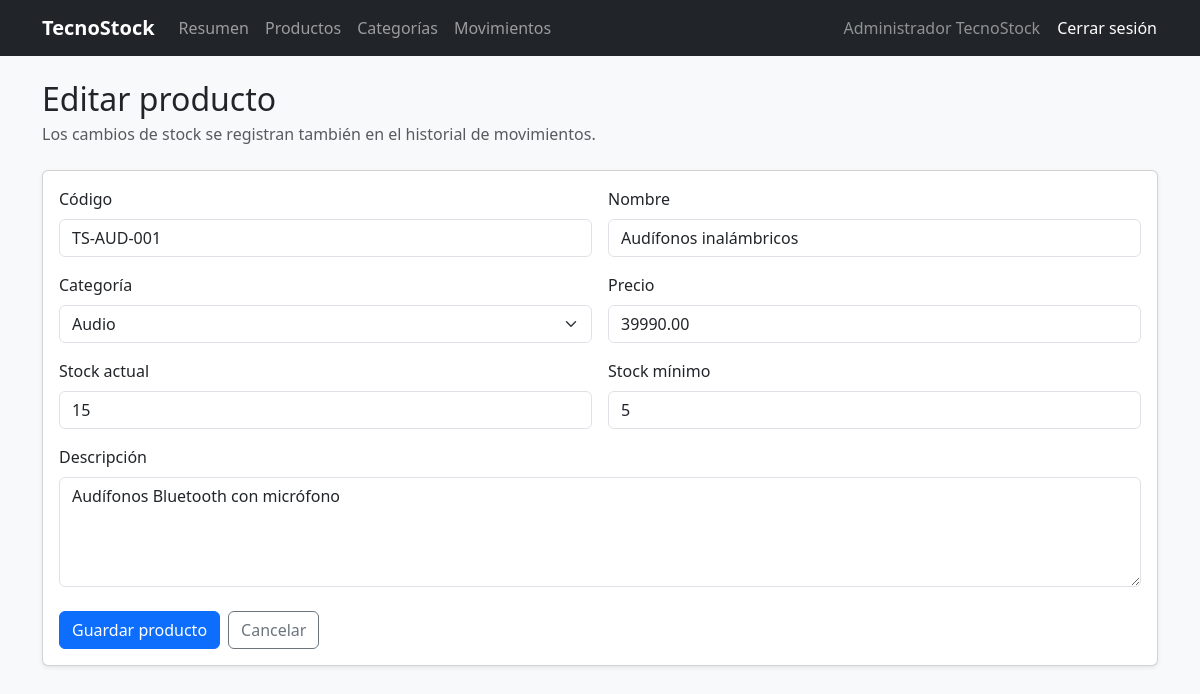
The page /producto_form.php?id=1 (signed in) on the database its author committed.
### tables this page shows
CREATE TABLE productos (
  id_producto INT UNSIGNED NOT NULL AUTO_INCREMENT,
  codigo VARCHAR(30) NOT NULL,
  nombre VARCHAR(150) NOT NULL,
  descripcion TEXT NULL,
  precio DECIMAL(12,2) NOT NULL,
  stock_actual INT UNSIGNED NOT NULL DEFAULT 0,
  stock_minimo INT UNSIGNED NOT NULL DEFAULT 0,
  estado TINYINT(1) NOT NULL DEFAULT 1,
  id_categoria INT UNSIGNED NOT NULL,
  PRIMARY KEY (id_producto),
  UNIQUE KEY uq_productos_codigo (codigo),
  CONSTRAINT fk_productos_categoria
    FOREIGN KEY (id_categoria)
    REFERENCES categorias (id_categoria)
    ON UPDATE CASCADE
    ON DELETE RESTRICT,
  CONSTRAINT ck_productos_precio CHECK (precio >= 0),
  CONSTRAINT ck_productos_stock_actual CHECK (stock_actual >= 0),
  CONSTRAINT ck_productos_stock_minimo CHECK (stock_minimo >= 0),
  CONSTRAINT ck_productos_estado CHECK (estado IN (0, 1))
);

CREATE TABLE categorias (
  id_categoria INT UNSIGNED NOT NULL AUTO_INCREMENT,
  nombre VARCHAR(100) NOT NULL,
  descripcion VARCHAR(255) NULL,
  estado TINYINT(1) NOT NULL DEFAULT 1,
  PRIMARY KEY (id_categoria),
  UNIQUE KEY uq_categorias_nombre (nombre),
  CONSTRAINT ck_categorias_estado CHECK (estado IN (0, 1))
);

### includes/app.php (called while the page is built, shortened)
<?php
require_once __DIR__ . '/../config.php';
function e(?string $value): string
{
    return htmlspecialchars($value ?? '', ENT_QUOTES | ENT_SUBSTITUTE, 'UTF-8');
}

### config.php (called while the page is built, shortened)
<?php
function db(): PDO
{
    static $pdo;
    if (!$pdo) {
        $dsn = 'mysql:host=' . DB_HOST . ';dbname=' . DB_NAME . ';charset=utf8mb4';
        $pdo = new PDO($dsn, DB_USER, DB_PASS, [
            PDO::ATTR_ERRMODE => PDO::ERRMODE_EXCEPTION,
            PDO::ATTR_DEFAULT_FETCH_MODE => PDO::FETCH_ASSOC,
            PDO::ATTR_EMULATE_PREPARES => false,
        ]);
    }
    return $pdo;
}

### producto_form.php (the view, shortened to what this page needs)
<?php
require_once __DIR__ . '/includes/app.php';
$id = filter_input(INPUT_GET, 'id', FILTER_VALIDATE_INT);
$product = [
    'id_producto' => 0, 'codigo' => '', 'nombre' => '', 'descripcion' => '',
    'precio' => '', 'stock_actual' => 0, 'stock_minimo' => 0, 'id_categoria' => '',
];
try {
    if ($id) {
        $stmt = db()->prepare('SELECT * FROM productos WHERE id_producto = :id AND estado = 1');
        $stmt->execute(['id' => $id]);
        $found = $stmt->fetch();
        $product = $found;
    }
    $categories = db()->query('SELECT id_categoria, nombre FROM categorias WHERE estado = 1 ORDER BY nombre')->fetchAll();
} catch (PDOException $exception) {
    report_error($exception);
    $categories = [];
}
$pageTitle = $id ? 'Editar producto' : 'Nuevo producto';
require __DIR__ . '/includes/header.php';
?>
<div class="mb-4"><h1 class="h2 mb-1"><?= e($pageTitle) ?></h1>
    <p class="text-body-secondary mb-0">Los cambios de stock se registran también en el historial de movimientos.</p></div>
<section class="card shadow-sm">
    <div class="card-body">
    <form method="post" action="producto_guardar.php" data-validate>
        <div class="row g-3">
            <div class="col-12 col-md-6"><label class="form-label" for="codigo">Código</label><input class="form-control" id="codigo" name="codigo" required maxlength="30" value="<?= e($product['codigo']) ?>"></div>
            <div class="col-12 col-md-6"><label class="form-label" for="nombre">Nombre</label><input class="form-control" id="nombre" name="nombre" required maxlength="150" value="<?= e($product['nombre']) ?>"></div>
            <div class="col-12 col-md-6"><label class="form-label" for="categoria">Categoría</label>
                <select class="form-select" id="categoria" name="id_categoria" required>
                    <?php foreach ($categories as $category): ?>
                        <option value="<?= (int) $category['id_categoria'] ?>" <?= (int) $product['id_categoria'] === (int) $category['id_categoria'] ? 'selected' : '' ?>>
                            <?= e($category['nombre']) ?>
                        </option>
                    <?php endforeach; ?>
                </select>
            </div>
            <div class="col-12 col-md-6"><label class="form-label" for="precio">Precio</label><input class="form-control" id="precio" name="precio" type="number" min="0" step="0.01" required value="<?= e((string) $product['precio']) ?>"></div>
            <div class="col-12 col-md-6"><label class="form-label" for="stock_actual">Stock actual</label><input class="form-control" id="stock_actual" name="stock_actual" type="number" min="0" step="1" required value="<?= (int) $product['stock_actual'] ?>"></div>
            <div class="col-12 col-md-6"><label class="form-label" for="stock_minimo">Stock mínimo</label><input class="form-control" id="stock_minimo" name="stock_minimo" type="number" min="0" step="1" required value="<?= (int) $product['stock_minimo'] ?>"></div>
            <div class="col-12"><label class="form-label" for="descripcion">Descripción</label><textarea class="form-control" id="descripcion" name="descripcion" rows="4"><?= e($product['descripcion']) ?></textarea></div>
        </div>
        <div class="d-flex flex-wrap gap-2 mt-4"><button class="btn btn-primary" type="submit" <?= !$categories ? 'disabled' : '' ?>>Guardar producto</button>
            <a class="btn btn-outline-secondary" href="productos.php">Cancelar</a></div>
    </form>
    </div>
</section>
<?php require __DIR__ . '/includes/footer.php'; ?>

### rows shown on the page
productos: codigo "TS-AUD-001", nombre "Audífonos inalámbricos", id_categoria "Audio", precio "39990.00", stock_actual "15", stock_minimo "5", descripcion "Audífonos Bluetooth con micrófono"

### other values the page prints
$_SESSION['usuario']['nombre'] "Administrador TecnoStock"
$pageTitle "Editar producto"
